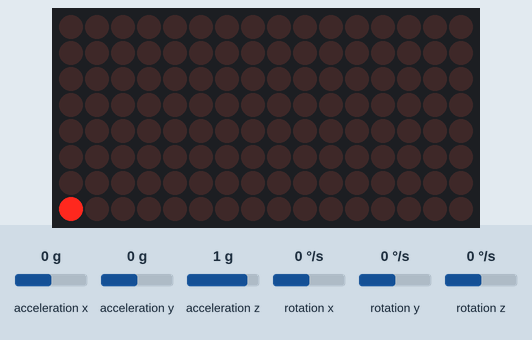
A sketch run on a simulated Arduino Nano Every. On the bench: 16×8 LED matrix. The inputs (shaded band) are chosen by the test bench; at power-on: acceleration x 0 g, acceleration y 0 g, acceleration z 1 g, rotation x 0 °/s, rotation y 0 °/s, rotation z 0 °/s. What the sketch prints to the serial monitor is not drawn.

Above: at 0.1 s.
At 0.9 s:
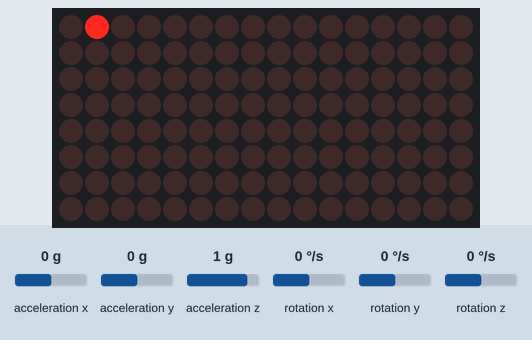
At 1.7 s:
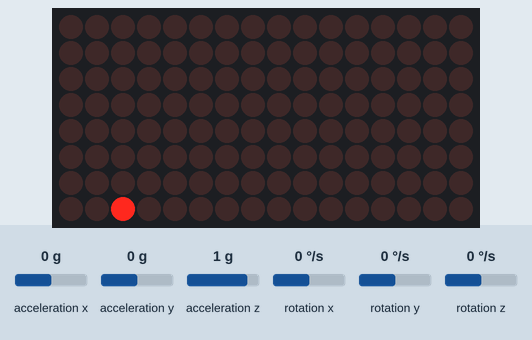
At 3.51 s:
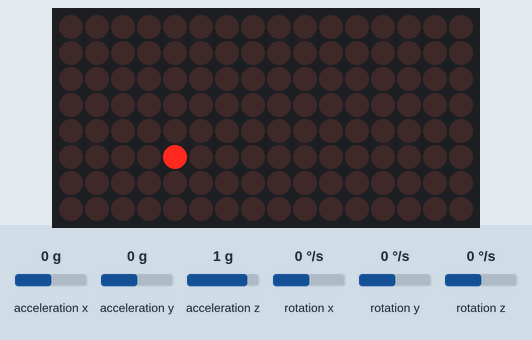
At 5.11 s:
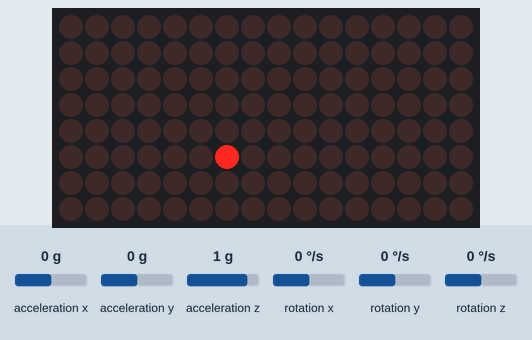
At 6.92 s:
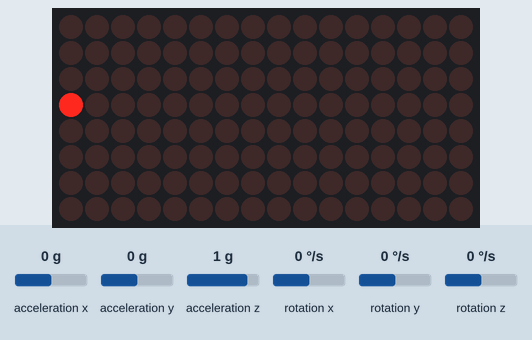

Measured:
- by itself, everything shown: repeats every 6.4 s, in 32 steps

The sketch:

led_snake.ino
```cpp
// Using Arduiono nano every, MPU6050 gyro module, and two 8x8 LED matrixes


#include <LedControl.h>
#include <MPU6050_tockn.h>
#include <Arduino.h>
#include <Wire.h>

MPU6050 mpu6050(Wire);

int PIN_DATAIN = 5;
int PIN_CLK = 6;
int PIN_LOAD = 4;

LedControl lc = LedControl(PIN_DATAIN, PIN_CLK, PIN_LOAD, 2);  // The '2' indicates two matrices are chained.


void setup() {
  // put your setup code here, to run once:
  // Wake up the max7219
  lc.shutdown(0, false);
  lc.shutdown(1, false);

  // Set the brightness. Value can be between 0 and 15
  lc.setIntensity(0, 1);
  lc.setIntensity(1, 1);

  // Clear the display
  lc.clearDisplay(0);
  lc.clearDisplay(1);

  Serial.begin(9600);
  Wire.begin();

  mpu6050.begin();

  mpu6050.update();

  if (mpu6050.getAccX() == 0 && mpu6050.getAccY() == 0 && mpu6050.getAccZ() == 0) {
    Serial.println("MPU6050 Connection failed or device is perfectly still");
  } else {
    Serial.println("MPU6050 Connection successful");
  }
}

int delayTime = 100;

void loop() {

  for (int i = 0; i < 8; i += 2) {
    for (int j = 7; j >= 0; j--) {
      lc.setLed(0, j, i, true);
      delay(delayTime);
      lc.setLed(0, j, i, false);
    }
    for (int j = 0; j < 8; j++) {
      lc.setLed(0, j, i + 1, true);
      delay(delayTime);
      lc.setLed(0, j, i + 1, false);
    }
  }


  // delay(1000);
  // lc.clearDisplay(0);
  // lc.clearDisplay(1);
}
```
